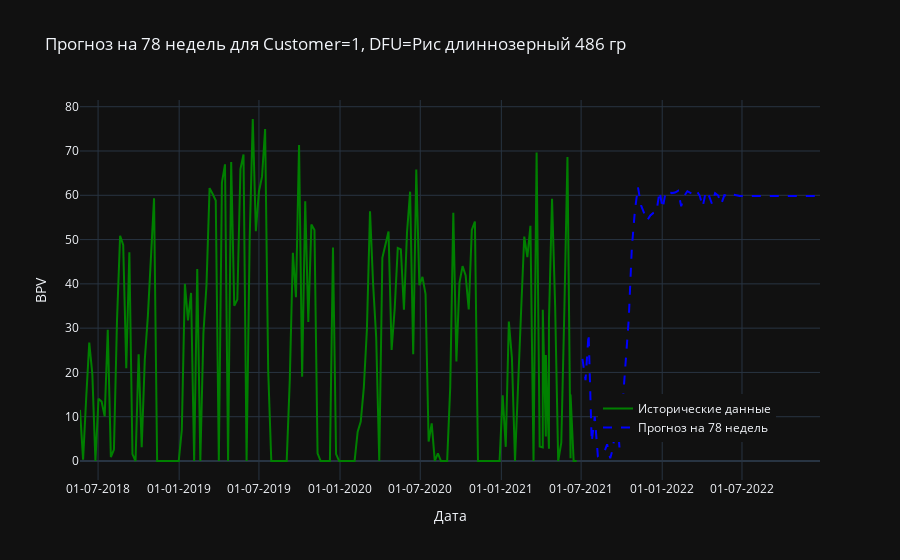

The cell this chart's notebook holds for it:
### Code cell
logging.basicConfig(level=logging.INFO, format='%(asctime)s - %(levelname)s - %(message)s')
logger = logging.getLogger(__name__)

df_cus_1_rice_486g = sales_df_cleaned[
    (sales_df_cleaned['Customer'] == 1) & (sales_df_cleaned['DFU'] == 'Рис длиннозерный 486 гр')]


def create_features(df):
    df['Month'] = df['Period'].dt.month
    df['Quarter'] = df['Period'].dt.quarter
    df['Year'] = df['Period'].dt.year
    df['Weekday'] = df['Period'].dt.weekday

    df = pd.get_dummies(df.drop(columns=['DFU']), drop_first=True)

    df['BPV_lag1'] = df['BPV'].shift(1)
    df['BPV_lag2'] = df['BPV'].shift(2)
    df['BPV_lag3'] = df['BPV'].shift(3)
    df['BPV_lag4'] = df['BPV'].shift(4)

    df['Rolling_Mean_BPV'] = df['BPV'].rolling(window=4).mean()

    df = df.dropna(subset=['BPV_lag1', 'BPV_lag2', 'BPV_lag3', 'BPV_lag4'])

    return df


df_cus_1_rice_486g = create_features(df_cus_1_rice_486g)

features = [col for col in df_cus_1_rice_486g.columns if
            col not in ['DFU', 'Customer', 'Period', 'BPV', 'Total Sell-in', 'End of Period']]
X = df_cus_1_rice_486g[features]
y = df_cus_1_rice_486g['BPV']

X_train, X_test, y_train, y_test = train_test_split(X, y, test_size=0.2, random_state=42)

scaler = StandardScaler()
X_train_scaled = scaler.fit_transform(X_train)
X_test_scaled = scaler.transform(X_test)

# Проверяем на наличие NaN или Infinity в y_train
if pd.isna(y_train).any() or np.isinf(y_train).any():
    y_train = np.nan_to_num(y_train, nan=np.mean(y_train), posinf=np.max(y_train), neginf=np.min(y_train))


model_cus_1_rice_486g = XGBRegressor(n_estimators=100, learning_rate=0.1, random_state=42)
model_cus_1_rice_486g.fit(X_train_scaled, y_train)

y_pred = model_cus_1_rice_486g.predict(X_test_scaled)
mae = mean_absolute_error(y_test, y_pred)
logger.info(f"MAE для Customer=1, DFU=Рис длиннозерный 486 гр: {mae:.4f}")


def calculate_wape(actual, predicted):
    return np.sum(np.abs(actual - predicted)) / np.sum(actual) * 100


wape = calculate_wape(y_test, y_pred)
logger.info(f"WAPE для Customer=1, DFU=Рис длиннозерный 486 гр: {wape:.2f}%")


def predict_bpv_for_group(model, scaler, last_data, start_date, weeks=78):
    forecast = []
    dates = pd.date_range(start=start_date, periods=weeks, freq='W')
    current_input = last_data.values.reshape(1, -1)
    current_input_scaled = scaler.transform(current_input)

    for _ in tqdm(range(weeks), desc="Прогнозирование"):
        next_bpv = model.predict(current_input_scaled)[0]
        forecast.append(next_bpv)

        current_input = np.roll(current_input, -1, axis=1)
        current_input[0, -1] = next_bpv
        current_input_scaled = scaler.transform(current_input)

    return forecast, dates


start_date = '2021-06-28'

forecast_cus_1_rice_486g, forecast_dates = predict_bpv_for_group(model_cus_1_rice_486g, scaler,
                                                                 df_cus_1_rice_486g.iloc[-1:][features], start_date)

fig = go.Figure()

fig.add_trace(go.Scatter(
    x=df_cus_1_rice_486g['Period'],
    y=df_cus_1_rice_486g['BPV'],
    mode='lines',
    name='Исторические данные',
    line=dict(color='green')
))

fig.add_trace(go.Scatter(
    x=forecast_dates,
    y=forecast_cus_1_rice_486g,
    mode='lines',
    name='Прогноз на 78 недель',
    line=dict(color='blue', dash='dash')
))

fig.update_layout(
    title='Прогноз на 78 недель для Customer=1, DFU=Рис длиннозерный 486 гр',
    xaxis_title='Дата',
    yaxis_title='BPV',
    legend=dict(x=0.7, y=0.1),
    template='plotly_dark',
    xaxis=dict(tickformat='%d-%m-%Y'),
    showlegend=True
)

fig.show()

forecast_df = pd.DataFrame({
    'Date': forecast_dates,
    'Forecast': forecast_cus_1_rice_486g
})
forecast_df.to_csv('forecast_bpv_cus_1_rice_486g.csv', index=False)
logger.info("Прогноз сохранен в 'forecast_bpv_cus_1_rice_486g.csv'")

### Figure 1 — Plotly figure (JSON) as saved in the notebook; plotly's stock layout.template omitted (floating-point values rounded to 4 significant figures; data arrays with more than 128 entries replaced by an {"elided": "..."} marker saying what was removed)
{"data": [{"line": {"color": "green"}, "mode": "lines", "name": "Исторические данные", "x": {"elided": "167 str values"}, "y": {"elided": "167 float values"}, "type": "scatter"}, {"line": {"color": "blue", "dash": "dash"}, "mode": "lines", "name": "Прогноз на 78 недель", "x": ["2021-07-04T00:00:00", "2021-07-11T00:00:00", "2021-07-18T00:00:00", "2021-07-25T00:00:00", "2021-08-01T00:00:00", "2021-08-08T00:00:00", "2021-08-15T00:00:00", "2021-08-22T00:00:00", "2021-08-29T00:00:00", "2021-09-05T00:00:00", "2021-09-12T00:00:00", "2021-09-19T00:00:00", "2021-09-26T00:00:00", "2021-10-03T00:00:00", "2021-10-10T00:00:00", "2021-10-17T00:00:00", "2021-10-24T00:00:00", "2021-10-31T00:00:00", "2021-11-07T00:00:00", "2021-11-14T00:00:00", "2021-11-21T00:00:00", "2021-11-28T00:00:00", "2021-12-05T00:00:00", "2021-12-12T00:00:00", "2021-12-19T00:00:00", "2021-12-26T00:00:00", "2022-01-02T00:00:00", "2022-01-09T00:00:00", "2022-01-16T00:00:00", "2022-01-23T00:00:00", "2022-01-30T00:00:00", "2022-02-06T00:00:00", "2022-02-13T00:00:00", "2022-02-20T00:00:00", "2022-02-27T00:00:00", "2022-03-06T00:00:00", "2022-03-13T00:00:00", "2022-03-20T00:00:00", "2022-03-27T00:00:00", "2022-04-03T00:00:00", "2022-04-10T00:00:00", "2022-04-17T00:00:00", "2022-04-24T00:00:00", "2022-05-01T00:00:00", "2022-05-08T00:00:00", "2022-05-15T00:00:00", "2022-05-22T00:00:00", "2022-05-29T00:00:00", "2022-06-05T00:00:00", "2022-06-12T00:00:00", "2022-06-19T00:00:00", "2022-06-26T00:00:00", "2022-07-03T00:00:00", "2022-07-10T00:00:00", "2022-07-17T00:00:00", "2022-07-24T00:00:00", "2022-07-31T00:00:00", "2022-08-07T00:00:00", "2022-08-14T00:00:00", "2022-08-21T00:00:00", "2022-08-28T00:00:00", "2022-09-04T00:00:00", "2022-09-11T00:00:00", "2022-09-18T00:00:00", "2022-09-25T00:00:00", "2022-10-02T00:00:00", "2022-10-09T00:00:00", "2022-10-16T00:00:00", "2022-10-23T00:00:00", "2022-10-30T00:00:00", "2022-11-06T00:00:00", "2022-11-13T00:00:00", "2022-11-20T00:00:00", "2022-11-27T00:00:00", "2022-12-04T00:00:00", "2022-12-11T00:00:00", "2022-12-18T00:00:00", "2022-12-25T00:00:00"], "y": [23.06, 18.28, 28.82, 4.293, 10.03, 1.093, 1.486, 1.881, 3.787, 0.6122, 3.172, 12.62, 3.048, 12.91, 20.57, 31.91, 48.04, 56.53, 61.83, 57.72, 55.96, 54.31, 55.45, 56.03, 56.34, 60.9, 57.03, 60.9, 60.84, 60.5, 60.61, 60.99, 57.53, 59.86, 60.92, 60.5, 60.17, 60.99, 59.94, 57.45, 60.92, 59.94, 58.01, 60.48, 59.94, 58.01, 60.05, 59.86, 60.42, 60.12, 59.94, 59.86, 59.86, 59.86, 59.86, 59.86, 59.86, 59.86, 59.86, 59.86, 59.86, 59.86, 59.86, 59.86, 59.86, 59.86, 59.86, 59.86, 59.86, 59.86, 59.86, 59.86, 59.86, 59.86, 59.86, 59.86, 59.86, 59.86], "type": "scatter"}], "layout": {"legend": {"x": 0.7, "y": 0.1}, "xaxis": {"title": {"text": "Дата"}, "tickformat": "%d-%m-%Y"}, "title": {"text": "Прогноз на 78 недель для Customer=1, DFU=Рис длиннозерный 486 гр"}, "yaxis": {"title": {"text": "BPV"}}, "showlegend": true}}
